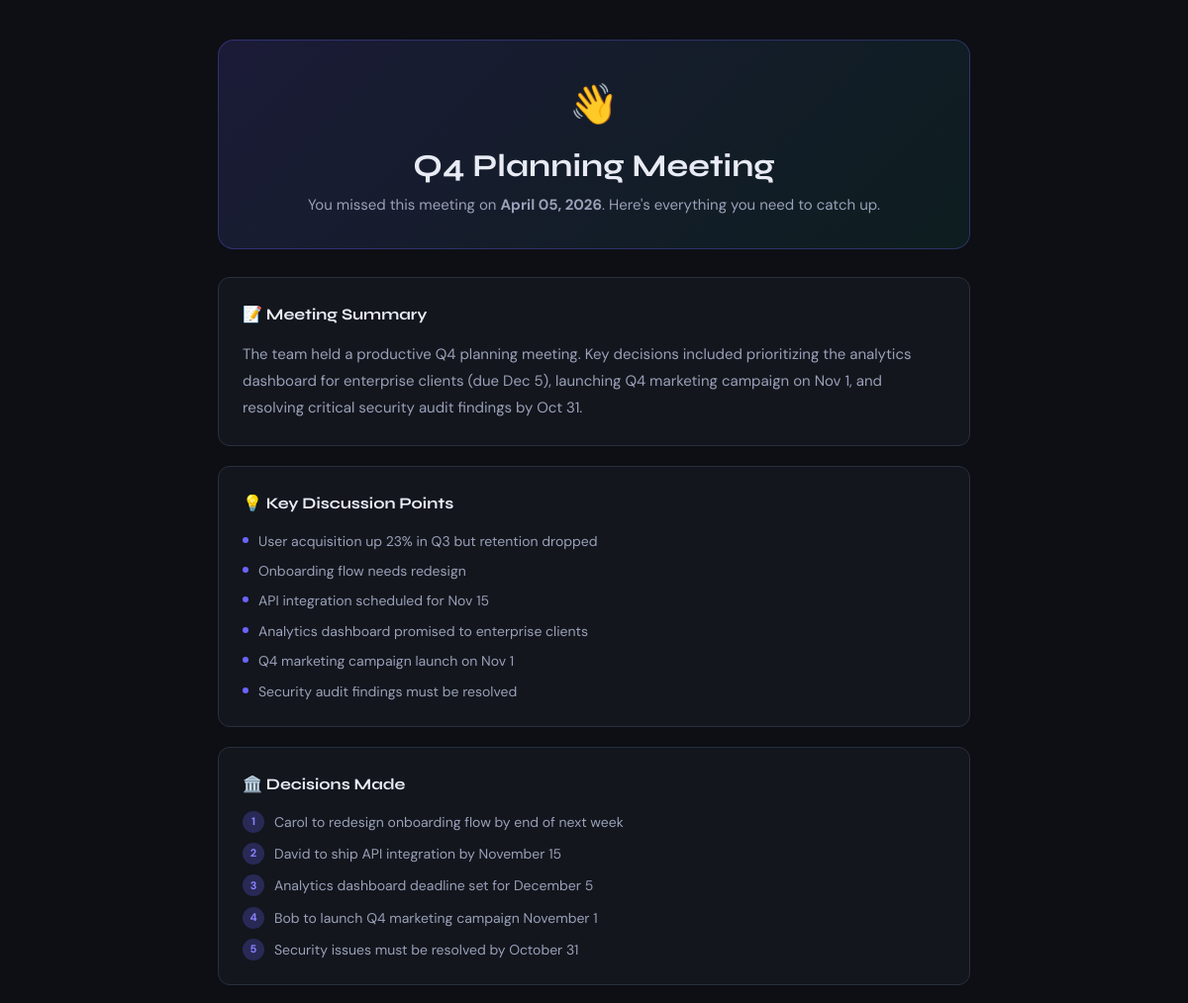
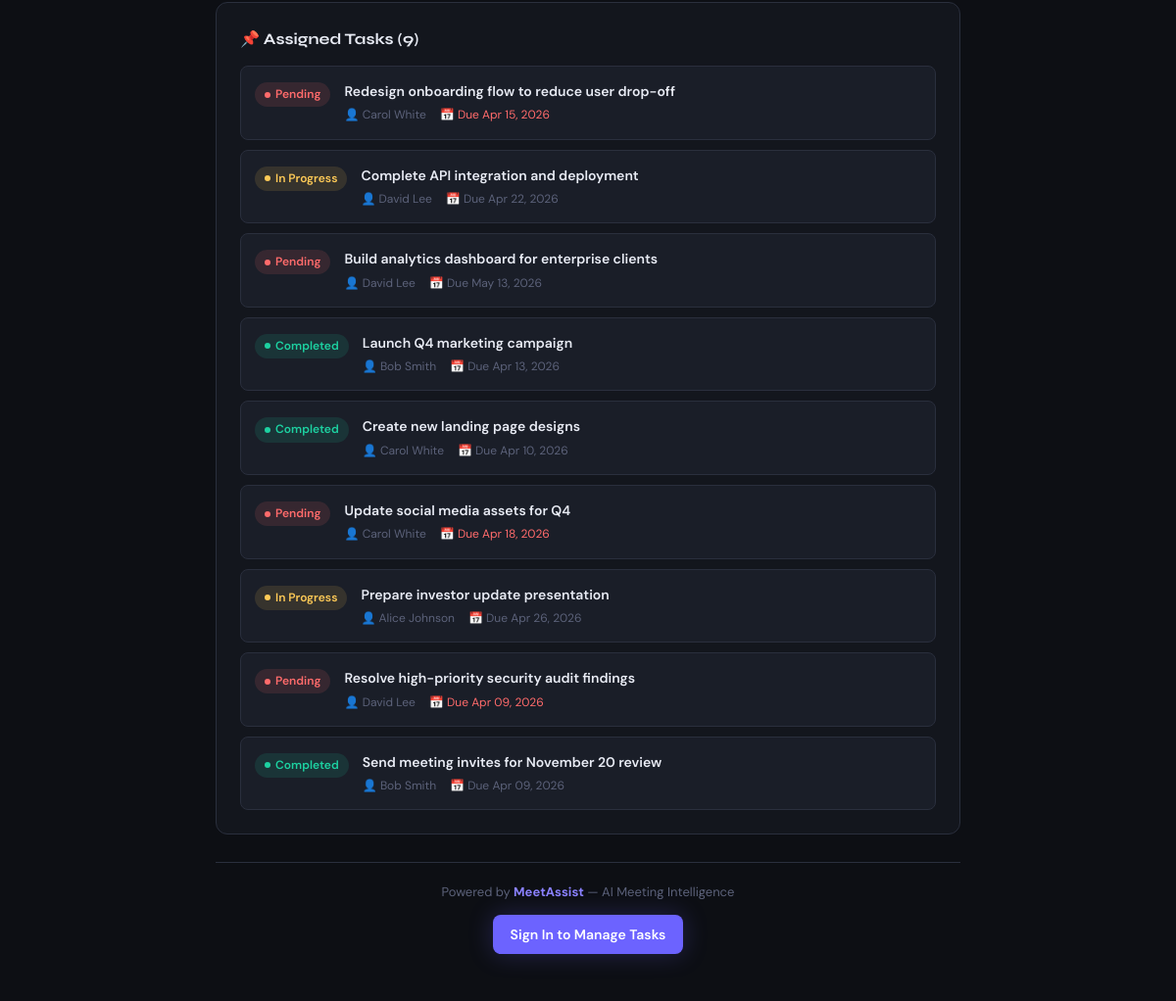
The page /meetings/1/absent-view on the database its author committed (2 pictures, top to bottom).
### models/meeting.py (models this page shows, shortened)
class Meeting(db.Model):
    __tablename__ = 'meetings'
    id = db.Column(db.Integer, primary_key=True)
    title = db.Column(db.String(200), nullable=False)
    description = db.Column(db.Text)
    transcript = db.Column(db.Text)
    summary = db.Column(db.Text)
    key_points = db.Column(db.Text)
    decisions = db.Column(db.Text)
    keywords = db.Column(db.String(500))
    date = db.Column(db.DateTime, default=datetime.utcnow)
    duration_minutes = db.Column(db.Integer, default=0)
    status = db.Column(db.String(20), default='pending')  # pending, processing, processed, failed
    created_by = db.Column(db.Integer, db.ForeignKey('users.id'))
    created_at = db.Column(db.DateTime, default=datetime.utcnow)
    tasks = db.relationship('Task', backref='meeting', lazy='dynamic', cascade='all, delete-orphan')
    def get_key_points_list(self):
        if not self.key_points:
            return []
        return [p.strip().lstrip('-• ') for p in self.key_points.split('\n') if p.strip()]
    def get_decisions_list(self):
        if not self.decisions:
            return []
        lines = []
        for line in self.decisions.split('\n'):
            line = line.strip()
            if line:
                import re
                line = re.sub(r'^\d+\.\s*', '', line)
                lines.append(line)
        return lines

### models/task.py (models this page shows, shortened)
class Task(db.Model):
    __tablename__ = 'tasks'
    id = db.Column(db.Integer, primary_key=True)
    description = db.Column(db.Text, nullable=False)
    assigned_to = db.Column(db.Integer, db.ForeignKey('users.id'), nullable=True)
    assigned_name = db.Column(db.String(100))
    assigned_email = db.Column(db.String(120))
    deadline = db.Column(db.DateTime, nullable=True)
    status = db.Column(db.String(20), default='pending')  # pending, in_progress, completed
    priority = db.Column(db.String(10), default='medium')  # low, medium, high
    meeting_id = db.Column(db.Integer, db.ForeignKey('meetings.id'), nullable=True)
    created_by = db.Column(db.Integer, db.ForeignKey('users.id'))
    created_at = db.Column(db.DateTime, default=datetime.utcnow)
    completed_at = db.Column(db.DateTime, nullable=True)
    notes = db.Column(db.Text)
    def is_overdue(self):
        if self.deadline and self.status != 'completed':
            return datetime.utcnow() > self.deadline
        return False
    def deadline_display(self):
        if not self.deadline:
            return 'No deadline'
        return self.deadline.strftime('%b %d, %Y')
    def status_badge(self):
        badges = {
            'pending': ('Pending', '#FF6B6B', '🔴'),
            'in_progress': ('In Progress', '#FECA57', '🟡'),
            'completed': ('Completed', '#1DD1A1', '🟢'),
        }
        return badges.get(self.status, ('Unknown', '#ccc', '⚪'))

### routes/meetings.py (the view)
@meetings_bp.route('/<int:meeting_id>/absent-view')
def absent_view(meeting_id):
    meeting = Meeting.query.get_or_404(meeting_id)
    tasks   = Task.query.filter_by(meeting_id=meeting_id).all()
    return render_template('meetings/absent_view.html', meeting=meeting, tasks=tasks)

### templates/meetings/absent_view.html (shortened to what this page needs)
{% extends "base.html" %}
{% block page_content %}
<div style="max-width:800px;margin:40px auto;padding:0 20px;">
  <div class="absent-banner">
    <div style="font-size:40px;margin-bottom:12px;">👋</div>
    <h1>{{ meeting.title }}</h1>
    <p style="color:var(--text2);margin-top:6px;">
      You missed this meeting on <strong>{{ meeting.date.strftime('%B %d, %Y') }}</strong>.
      Here's everything you need to catch up.
    </p>
  </div>
  <div class="card" style="margin-bottom:20px;">
    <div class="card-title" style="margin-bottom:14px;">📝 Meeting Summary</div>
    {% if meeting.summary %}
      <p style="font-size:15px;line-height:1.8;color:var(--text2);">{{ meeting.summary }}</p>
    {% else %}
      <p style="color:var(--text3);">No summary available.</p>
    {% endif %}
  </div>
  {% set points = meeting.get_key_points_list() %}
  {% if points %}
    <div class="card" style="margin-bottom:20px;">
      <div class="card-title" style="margin-bottom:14px;">💡 Key Discussion Points</div>
      <ul class="point-list">
        {% for point in points %}
          <li><span class="point-dot"></span><span>{{ point }}</span></li>
        {% endfor %}
      </ul>
    </div>
  {% endif %}
  {% set decisions = meeting.get_decisions_list() %}
  {% if decisions %}
    <div class="card" style="margin-bottom:20px;">
      <div class="card-title" style="margin-bottom:14px;">🏛️ Decisions Made</div>
      <ol style="list-style:none;display:flex;flex-direction:column;gap:10px;">
        {% for d in decisions %}
          <li style="display:flex;gap:10px;align-items:flex-start;">
            <span style="background:var(--accent-glow);color:var(--accent2);border-radius:50%;width:22px;height:22px;display:flex;align-items:center;justify-content:center;font-size:11px;font-weight:700;flex-shrink:0;">{{ loop.index }}</span>
            <span style="font-size:14px;color:var(--text2);">{{ d }}</span>
          </li>
        {% endfor %}
      </ol>
    </div>
  {% endif %}
  <div class="card" style="margin-bottom:28px;">
    <div class="card-title" style="margin-bottom:14px;">📌 Assigned Tasks ({{ tasks|length }})</div>
    {% if tasks %}
      <div style="display:flex;flex-direction:column;gap:10px;">
        {% for task in tasks %}
          <div style="background:var(--bg3);border:1px solid var(--border);border-radius:var(--radius-sm);padding:14px;display:flex;gap:14px;align-items:flex-start;">
            <span class="badge badge-{{ task.status }}" style="flex-shrink:0;margin-top:2px;">
              <span class="badge-dot"></span>{{ task.status_badge()[0] }}
            </span>
            <div style="flex:1;">
              <div style="font-size:14px;font-weight:600;color:var(--text);margin-bottom:4px;">{{ task.description }}</div>
              <div style="font-size:12px;color:var(--text3);display:flex;gap:14px;flex-wrap:wrap;">
                {% if task.assigned_name %}
                  <span>👤 {{ task.assigned_name }}</span>
                {% endif %}
                {% if task.deadline %}
                  <span class="{% if task.is_overdue() %}overdue{% endif %}">
                    📅 Due {{ task.deadline_display() }}
                  </span>
                {% endif %}
              </div>
            </div>
          </div>
        {% endfor %}
      </div>
    {% else %}
      <p style="color:var(--text3);">No tasks were assigned in this meeting.</p>
    {% endif %}
  </div>
  <div style="text-align:center;padding:20px;border-top:1px solid var(--border);">
    <p style="color:var(--text3);font-size:13px;">Powered by <strong style="color:var(--accent2);">MeetAssist</strong> — AI Meeting Intelligence</p>
    <a href="{{ url_for('auth.login') }}" class="btn btn-primary" style="margin-top:12px;">Sign In to Manage Tasks</a>
  </div>
</div>
{% endblock %}

### templates/base.html (shortened to what this page needs)
<!DOCTYPE html>
<html lang="en">
<head>
  <link rel="stylesheet" href="{{ url_for('static', filename='css/main.css') }}">
</head>
<body>
{% if current_user.is_authenticated %}
<nav class="sidebar" id="sidebar">
  <div class="sidebar-logo">
    <span class="logo-mark">M</span>
    <span class="logo-text">Meet<strong>Assist</strong></span>
  </div>
  <ul class="nav-links">
    <li>
      <a href="{{ url_for('main.dashboard') }}" class="nav-link {% if request.endpoint == 'main.dashboard' %}active{% endif %}">
        <svg viewBox="0 0 24 24" fill="none" stroke="currentColor" stroke-width="2"><rect x="3" y="3" width="7" height="7"/><rect x="14" y="3" width="7" height="7"/><rect x="3" y="14" width="7" height="7"/><rect x="14" y="14" width="7" height="7"/></svg>
        Dashboard
      </a>
    </li>
    <li>
      <a href="{{ url_for('meetings.list_meetings') }}" class="nav-link {% if 'meetings' in request.endpoint %}active{% endif %}">
        <svg viewBox="0 0 24 24" fill="none" stroke="currentColor" stroke-width="2"><path d="M17 21v-2a4 4 0 0 0-4-4H5a4 4 0 0 0-4 4v2"/><circle cx="9" cy="7" r="4"/><path d="M23 21v-2a4 4 0 0 0-3-3.87"/><path d="M16 3.13a4 4 0 0 1 0 7.75"/></svg>
        Meetings
      </a>
    </li>
    <li>
      <a href="{{ url_for('tasks.list_tasks') }}" class="nav-link {% if 'tasks' in request.endpoint %}active{% endif %}">
        <svg viewBox="0 0 24 24" fill="none" stroke="currentColor" stroke-width="2"><polyline points="9 11 12 14 22 4"/><path d="M21 12v7a2 2 0 0 1-2 2H5a2 2 0 0 1-2-2V5a2 2 0 0 1 2-2h11"/></svg>
        Tasks
      </a>
    </li>
    <li>
      <a href="{{ url_for('meetings.new_meeting') }}" class="nav-link {% if request.endpoint == 'meetings.new_meeting' %}active{% endif %}">
        <svg viewBox="0 0 24 24" fill="none" stroke="currentColor" stroke-width="2"><circle cx="12" cy="12" r="10"/><line x1="12" y1="8" x2="12" y2="16"/><line x1="8" y1="12" x2="16" y2="12"/></svg>
        New Meeting
      </a>
    </li>
    <li>
      <a href="{{ url_for('tasks.new_task') }}" class="nav-link {% if request.endpoint == 'tasks.new_task' %}active{% endif %}">
        <svg viewBox="0 0 24 24" fill="none" stroke="currentColor" stroke-width="2"><line x1="12" y1="5" x2="12" y2="19"/><line x1="5" y1="12" x2="19" y2="12"/></svg>
        Add Task
      </a>
    </li>
  </ul>
  <div class="sidebar-footer">
    <div class="user-chip">
      <div class="avatar-mini" style="background: {{ current_user.get_avatar_color() }}">
        {{ current_user.get_avatar_initials() }}
      </div>
      <div class="user-chip-info">
        <span class="user-chip-name">{{ current_user.name.split()[0] }}</span>
        <span class="user-chip-role">{{ current_user.role }}</span>
      </div>
    </div>
    <a href="{{ url_for('auth.logout') }}" class="logout-btn" title="Logout">
      <svg viewBox="0 0 24 24" fill="none" stroke="currentColor" stroke-width="2"><path d="M9 21H5a2 2 0 0 1-2-2V5a2 2 0 0 1 2-2h4"/><polyline points="16 17 21 12 16 7"/><line x1="21" y1="12" x2="9" y2="12"/></svg>
    </a>
  </div>
</nav>
<div class="main-wrap">
  <header class="topbar">
    <button class="menu-toggle" id="menuToggle">
      <svg viewBox="0 0 24 24" fill="none" stroke="currentColor" stroke-width="2"><line x1="3" y1="6" x2="21" y2="6"/><line x1="3" y1="12" x2="21" y2="12"/><line x1="3" y1="18" x2="21" y2="18"/></svg>
    </button>
    <div class="topbar-right">
      <span class="topbar-greeting">Hello, {{ current_user.name.split()[0] }} 👋</span>
    </div>
  </header>
  <main class="page-content">
    {% with messages = get_flashed_messages(with_categories=true) %}
      {% if messages %}
        <div class="flash-container">
          {% for category, message in messages %}
            <div class="flash flash-{{ category }}">
              <span>{{ message }}</span>
              <button onclick="this.parentElement.remove()">×</button>
            </div>
          {% endfor %}
        </div>
      {% endif %}
    {% endwith %}
    {% block content %}{% endblock %}
  </main>
</div>
{% else %}
<main>
  {% block page_content %}{% endblock %}
</main>
{% endif %}
</body>
</html>

### static/css/main.css (style rules this page uses)
:root { --bg: #0D0F14; --bg2: #13161D; --bg3: #1A1E28; --bg4: #222736; --border: #2A2F3D; --border2: #353B4E; --text: #E8EBF4; --text2: #9AA0B8; --text3: #5C627A; --accent: #6C63FF; --accent2: #8B82FF; --accent-glow: rgba(108, 99, 255, 0.25); --green: #1DD1A1; --green-bg: rgba(29, 209, 161, 0.12); --red: #FF6B6B; --red-bg: rgba(255, 107, 107, 0.12); --yellow: #FECA57; --yellow-bg: rgba(254, 202, 87, 0.12); --blue: #54A0FF; --blue-bg: rgba(84, 160, 255, 0.12); --sidebar-w: 240px; --radius: 12px; --radius-sm: 8px; --radius-lg: 16px; --shadow: 0 4px 24px rgba(0,0,0,0.4); --transition: 0.18s cubic-bezier(0.4, 0, 0.2, 1); }
*, *::before, *::after { box-sizing: border-box; margin: 0; padding: 0; }
html { scroll-behavior: smooth; }
body { background: var(--bg); color: var(--text); font-family: 'DM Sans', sans-serif; font-size: 15px; line-height: 1.6; min-height: 100vh; }
h1, h2, h3, h4, h5 { font-family: 'Syne', sans-serif; font-weight: 700; line-height: 1.2; }
h1 { font-size: 2rem; }
p { color: var(--text2); }
a { color: var(--accent2); text-decoration: none; transition: color var(--transition); }
.card { background: var(--bg2); border: 1px solid var(--border); border-radius: var(--radius); padding: 24px; transition: border-color var(--transition); }
.card-title { font-size: 1rem; font-weight: 700; color: var(--text); font-family: 'Syne', sans-serif; }
.btn { display: inline-flex; align-items: center; gap: 7px; padding: 9px 18px; border-radius: var(--radius-sm); font-family: 'DM Sans', sans-serif; font-size: 14px; font-weight: 600; cursor: pointer; border: none; transition: all var(--transition); text-decoration: none; white-space: nowrap; }
.btn-primary { background: var(--accent); color: #fff; box-shadow: 0 0 24px var(--accent-glow); }
.badge { display: inline-flex; align-items: center; gap: 5px; padding: 3px 10px; border-radius: 20px; font-size: 12px; font-weight: 600; }
.badge-pending { background: var(--red-bg); color: var(--red); }
.badge-in_progress { background: var(--yellow-bg); color: var(--yellow); }
.badge-completed { background: var(--green-bg); color: var(--green); }
.badge-dot { width: 6px; height: 6px; border-radius: 50%; background: currentColor; }
.overdue { color: var(--red) !important; }
.point-list { list-style: none; display: flex; flex-direction: column; gap: 8px; }
.point-list li { display: flex; gap: 10px; align-items: flex-start; font-size: 14px; color: var(--text2); }
.point-dot { width: 6px; height: 6px; border-radius: 50%; background: var(--accent); flex-shrink: 0; margin-top: 7px; }
.absent-banner { background: linear-gradient(135deg, rgba(108,99,255,0.15), rgba(29,209,161,0.08)); border: 1px solid rgba(108,99,255,0.3); border-radius: var(--radius-lg); padding: 32px; margin-bottom: 28px; text-align: center; }
.absent-banner h1 { font-size: 2rem; margin-bottom: 8px; }

### rows shown on the page
Meeting: title "Q4 Planning Meeting", date "April 05, 2026", summary "The team held a productive Q4 planning meeting. Key decisions included prioritizing the analytics dashboard for enterprise clients (due Dec 5), launching Q4 marketing campaign on Nov 1, and resolving critical security audit findings by Oct 31."
Task: status "Pending", description "Redesign onboarding flow to reduce user drop-off", assigned_name "Carol White", deadline_display "Apr 15, 2026"
Task: status "In Progress", description "Complete API integration and deployment", assigned_name "David Lee", deadline_display "Apr 22, 2026"
Task: status "Pending", description "Build analytics dashboard for enterprise clients", assigned_name "David Lee", deadline_display "May 13, 2026"
Task: status "Completed", description "Launch Q4 marketing campaign", assigned_name "Bob Smith", deadline_display "Apr 13, 2026"
Task: status "Completed", description "Create new landing page designs", assigned_name "Carol White", deadline_display "Apr 10, 2026"
Task: status "Pending", description "Update social media assets for Q4", assigned_name "Carol White", deadline_display "Apr 18, 2026"
Task: status "In Progress", description "Prepare investor update presentation", assigned_name "Alice Johnson", deadline_display "Apr 26, 2026"
Task: status "Pending", description "Resolve high-priority security audit findings", assigned_name "David Lee", deadline_display "Apr 09, 2026"
Task: status "Completed", description "Send meeting invites for November 20 review", assigned_name "Bob Smith", deadline_display "Apr 09, 2026"

### other values the page prints
{{ point }} "User acquisition up 23% in Q3 but retention dropped" "Onboarding flow needs redesign" "API integration scheduled for Nov 15" "Analytics dashboard promised to enterprise clients" "Q4 marketing campaign launch on Nov 1" "Security audit findings must be resolved"
{{ d }} "Carol to redesign onboarding flow by end of next week" "David to ship API integration by November 15" "Analytics dashboard deadline set for December 5" "Bob to launch Q4 marketing campaign November 1" "Security issues must be resolved by October 31"
{{ tasks|length }} "9"
